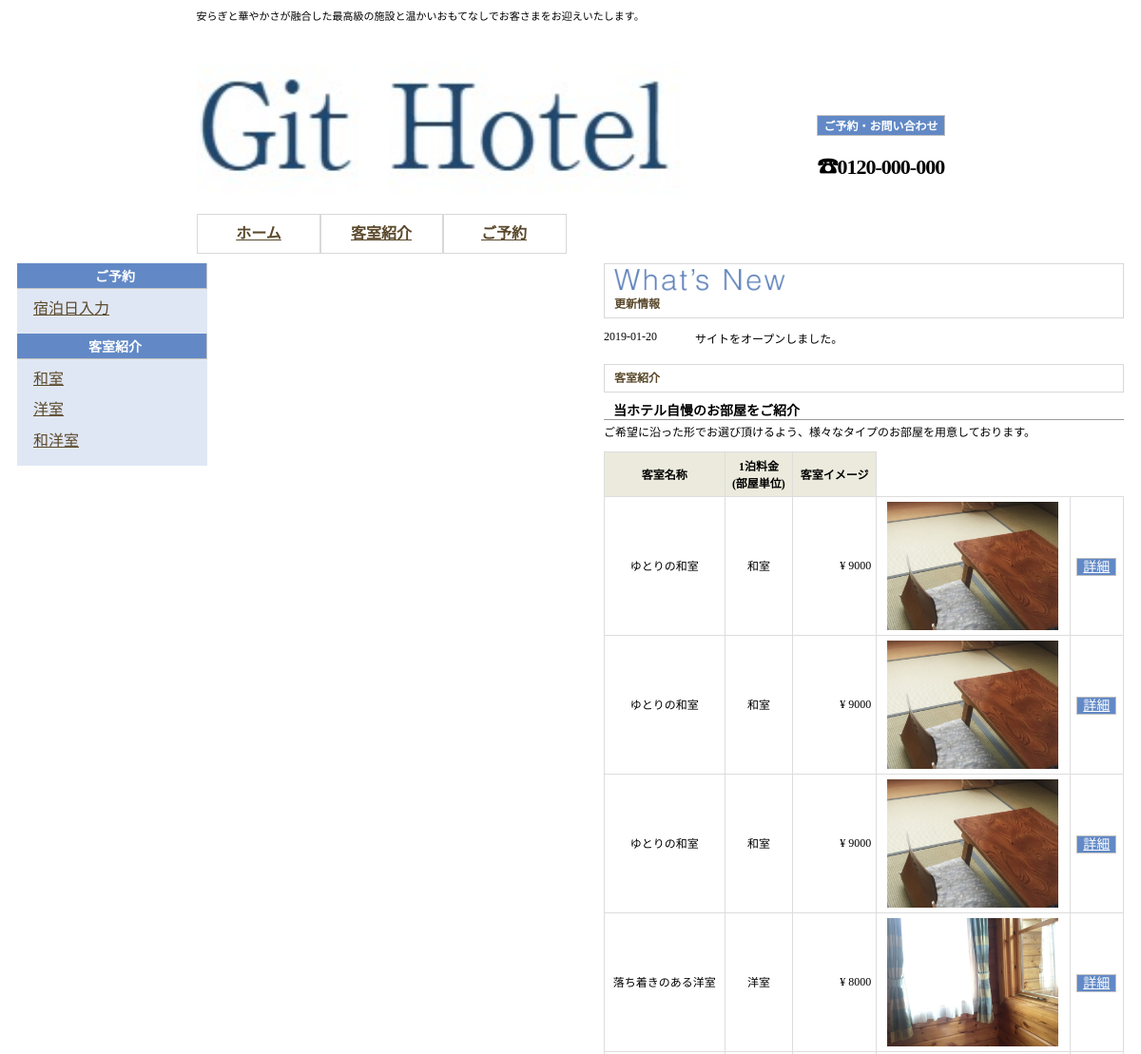
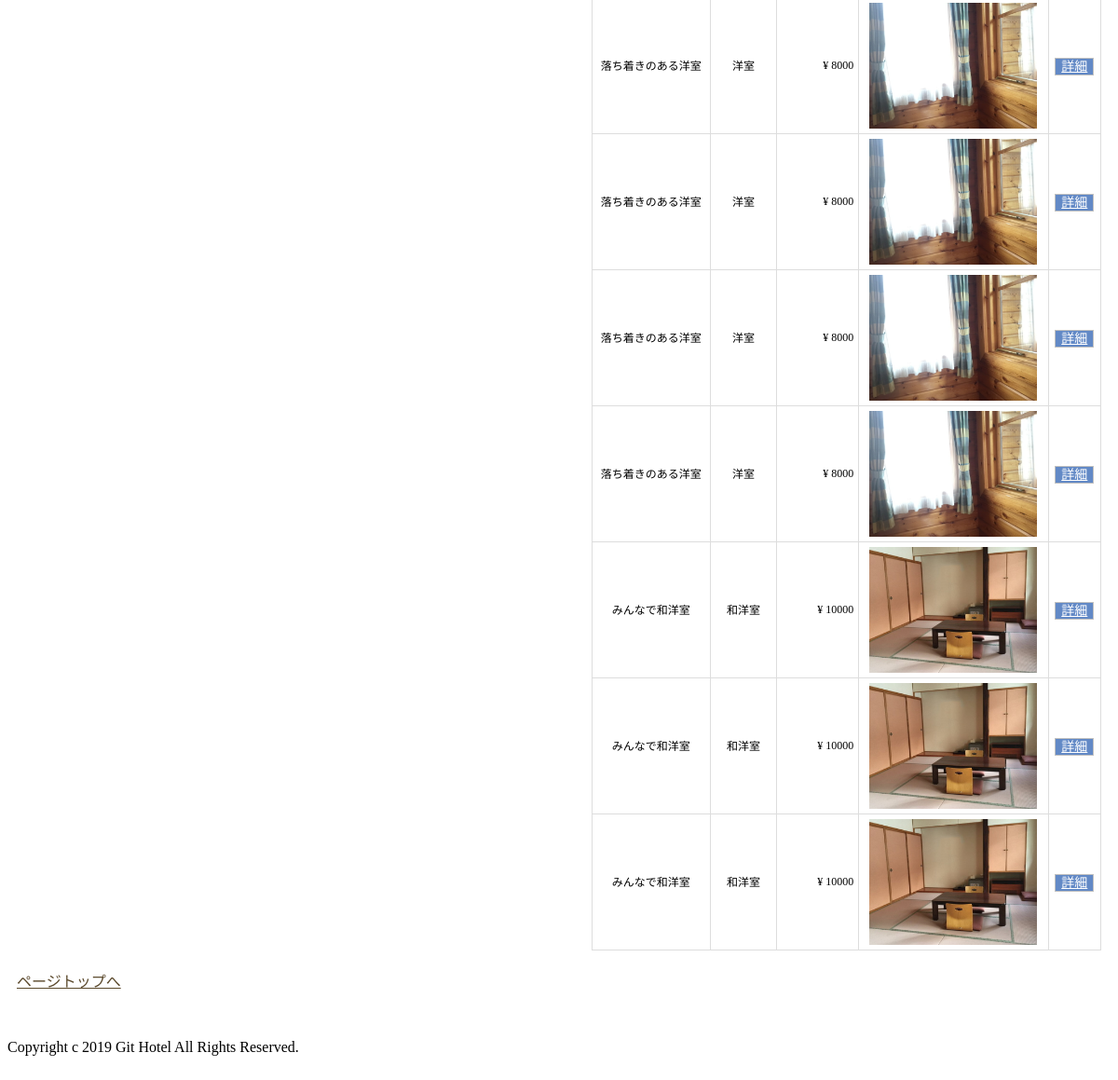
Screenshot of /roomList.php with the database file from the repository (2 pictures, top to bottom).
### tables this page shows
CREATE TABLE room (
 room_no INT NOT NULL,
 room_name VARCHAR(50) NOT NULL,
 information VARCHAR(255),
 main_image VARCHAR(50) NOT NULL,
 image1 VARCHAR(50),
 image2 VARCHAR(50),
 image3 VARCHAR(50),
 amenity VARCHAR(255),
 dayfee INT NOT NULL,
 capacity INT NOT NULL,
 type_id INT NOT NULL
);

CREATE TABLE room_type (
 type_id INT NOT NULL,
 type_name VARCHAR(30) NOT NULL
);

### roomList.php (the view, shortened to what this page needs)
<?php
 if(empty($_GET["tid"]) == true){
     $tid = '';
 }else{
     $tid = htmlspecialchars($_GET["tid"]);
 }
 $link = mysqli_connect(DB_SERVER,DB_USER,DB_PASS,DB_NAME);
 mysqli_set_charset($link,"utf8");
 ?>
<!DOCTYPE html>
<html lang="ja">
    <head>
        <link href="./css/style.css" rel="stylesheet" type="text/css">
    </head>
    <body>
    <header id="header">
    <div id="pr">
        <p>安らぎと華やかさが融合した最高級の施設と温かいおもてなしでお客さまをお迎えいたします。</p>
    </div>
    <h1><a href="./index.php"><img src="./images/logo.jpg" alt=""></a></h1>
    <div id="contact">
        <h2>ご予約・お問い合わせ</h2>
        <span class="tel"><p>☎0120-000-000</p></span>
    </div>
    </header>
    <?php include("./topmenu.php");?>
    <div id="contents">
    <main id="main">
      <article>
        <section>
        <h2><img class="small" src="./images/new.png"><br>更新情報</h2>
        <dl class="information">
            <dt>2019-01-20</dt>
            <dd>
                サイトをオープンしました。
            </dd>
        </dl>
        </section>
        <section>
        <h2>客室紹介</h2>
        <?php
            if(empty($tid) == true){
            $sql = "SELECT room_name,type_name,dayfee,main_image,room_no
            FROM room,room_type
            WHERE room.type_id = room_type.type_id";
            }else{
            $sql = "SELECT room_name,type_name,dayfee,main_image,room_no
            FROM room,room_type
            WHERE room.type_id = room_type.type_id
            AND room.type_id = {$tid}";
            }
            $result = mysqli_query($link,$sql);
            $cnt = mysqli_num_rows($result);
            if($cnt == 0){
                echo "<b>ご指定のお部屋は只今準備ができておりません。</b>";
            }else{
            ?>
        <h3>当ホテル自慢のお部屋をご紹介</h3>
        <p>
            ご希望に沿った形でお選び頂けるよう、様々なタイプのお部屋を用意しております。
        </p>
        <table>
        <th>客室名称</th>
        <th>1泊料金<br>(部屋単位)</th>
        <th　colspan="2">客室イメージ</th>
        <?php
            while($row = mysqli_fetch_array($result,MYSQLI_ASSOC)){
            echo "<tr>";
            echo "<td>{$row['room_name']}</td>";
            echo "<td>{$row['type_name']}</td>";
            echo "<td class='number'>&yen; {$row['dayfee']}</td>";
            echo "<td><img class='small' src='./images/{$row['main_image']}'></td>";
            echo "<td><a href='./roomDetail.php?rno={$row['room_no']}'>詳細</a></td>";
            echo "</tr>";
            }
        }
        ?>
        </table>
        </section>
      </article>
    </main>
    <aside id="side">
      <section>
        <h2>ご予約</h2>
        <ul>
            <li><a href="./reserveDay.php">宿泊日入力</a></li>
        </ul>
      </section>
      <section>
        <h2>客室紹介</h2>
        <?php include("./sideList.php");?>
      </section>
    </aside>
        <div id="pageTop">
            <a href="#top">ページトップへ</a>
        </div>
    </div>
    <footer id="footer">
        <p>Copyright c 2019 Git Hotel All Rights Reserved.</p>
    </footer>
    </body>
</html>

### sideList.php (shortened to what this page needs)
<?php
    $s_link = mysqli_connect(DB_SERVER,DB_USER,DB_PASS,DB_NAME);
    mysqli_set_charset($s_link,"utf8");
    $s_result = mysqli_query($s_link,"SELECT * FROM room_type");
    echo "<ul>";
    while ($s_row = mysqli_fetch_array($s_result,MYSQLI_ASSOC)){
    echo "<li><a href='./roomList.php?tid=".$s_row['type_id']."'>". $s_row['type_name']."</a></li>";
    }
    echo "</ul>";
?>

### css/style.css (style rules this page uses)
html { overflow:scroll; }
body { letter-spancing: 1px; font-size: 12px color: #5A482B; }
a { color: #5A482B; text-decoration:none; }
#header { position: relative; width: 787px; margin: 0 auto; }
#pr { position: absolute; width:787px; left: 0; top: 0; }
#header h1 { margin: 0; padding-top:25px; }
#contact { position: absolute; bottom: 0; right: 0; }
#contents { width: 787; margin: 0 auto; padding: 10px; }
#pageTop { clear:both; padding: 20px 0; text-align: :right; }
#main { float:right; width:547px; }
#side { float:left; width: 200px }
#footer { padding:5px 0; text-align: :center; }

### css/style_Deco.css (style rules this page uses)
img { border: 0; vertical-align: bottom; }
h1, h2, h3, h4, h5, h6 { margin: 0; }
#header img { width: 508px; }
#header h1 { margin: 0; padding-top: 25px; font-size: 32px; color: #ffffff; }
#header h2 { padding: 1px; font-size: 12px; color: #ffffff; padding-right: 6px; padding-left: 6px; background: #6289C6; border: 1px solid #C1C1C1; }
#header #pr p { margin: 0; font-size: 11px; }
#header #contact .tel { color: #000000; font-size: 22px; font-weight: bold; letter-spacing: -1px; line-height: 1.0; }
#contents { clear: both; }
#main a { padding: 1px; font-size: 14px; color: #ffffff; padding-right: 6px; padding-left: 6px; background: #6289C6; border: 1px solid #C1C1C1; text-align: center; }
#main h2 { margin-bottom: 8px; padding: 0 0 0 10px; color: #5A482B; font-family: Georgia, "MS 明朝", "Hiragino Mincho Pro W3", "ヒラギノ明朝 Pro W3", serif; font-size: 12px; font-weight: bold; line-height: 28px; border: 1px solid #D8D8D8; }
#main h3 { margin-bottom: 3px; padding-left: 10px; font-size: 14px; border-bottom: 1px solid #999; }
#main p { margin: 0 0 1em 0; font-size: 12px; }
#main ul, ol, dl { font-size: 12px; }
#main dt { margin-bottom: 3px; }
#main dd { padding: 0; margin: 0 0 0.5em 1em; padding: 3px; background: #ffffff; }
#main dl.information dt { float: left; margin: 0; padding: 0; }
#main dl.information dd { margin: 5px 0; padding: 0 0 0.5em 8em; }
#main table { width: 100%; border-collapse: collapse; }
#main table th { padding: 5px; font-size: 12px; text-align: center; border: 1px solid #ddd; background: #EBEADD; }
#main table td { padding: 5px; font-size: 12px; text-align: center; border: 1px solid #ddd; }
#main table td.number { text-align: right; }
#main img.small { width: 180px; }
#side { background: #e0e7f4; }
#side section { margin-bottom: 10px; }
#side h2 { padding: 3px; font-size: 14px; font-weight: bold; color: #fff; padding-left: 10px; background: #6289C6; border-bottom: 1px solid #C1C1C1; border-right: 1px solid #C1C1C1; text-align: center; }
#side ul { margin: 5px 0 0 5px; padding: 0; }
#side li { padding: 5px 0 5px 0; line-height: 1.4; list-style: none; }
#side li a { display: block; padding-left: 12px; ; }

### rows the page displays
room: room_name "ゆとりの和室", type.type_name "和室", dayfee "9000", main_image (picture)
room: room_name "ゆとりの和室", type.type_name "和室", dayfee "9000", main_image (picture)
room: room_name "ゆとりの和室", type.type_name "和室", dayfee "9000", main_image (picture)
room: room_name "落ち着きのある洋室", type.type_name "洋室", dayfee "8000", main_image (picture)
room: room_name "落ち着きのある洋室", type.type_name "洋室", dayfee "8000", main_image (picture)
room: room_name "落ち着きのある洋室", type.type_name "洋室", dayfee "8000", main_image (picture)
room: room_name "落ち着きのある洋室", type.type_name "洋室", dayfee "8000", main_image (picture)
room: room_name "落ち着きのある洋室", type.type_name "洋室", dayfee "8000", main_image (picture)
room: room_name "みんなで和洋室", type.type_name "和洋室", dayfee "10000", main_image (picture)
room: room_name "みんなで和洋室", type.type_name "和洋室", dayfee "10000", main_image (picture)
room: room_name "みんなで和洋室", type.type_name "和洋室", dayfee "10000", main_image (picture)
room_type: type_name "和室"
room_type: type_name "洋室"
room_type: type_name "和洋室"
